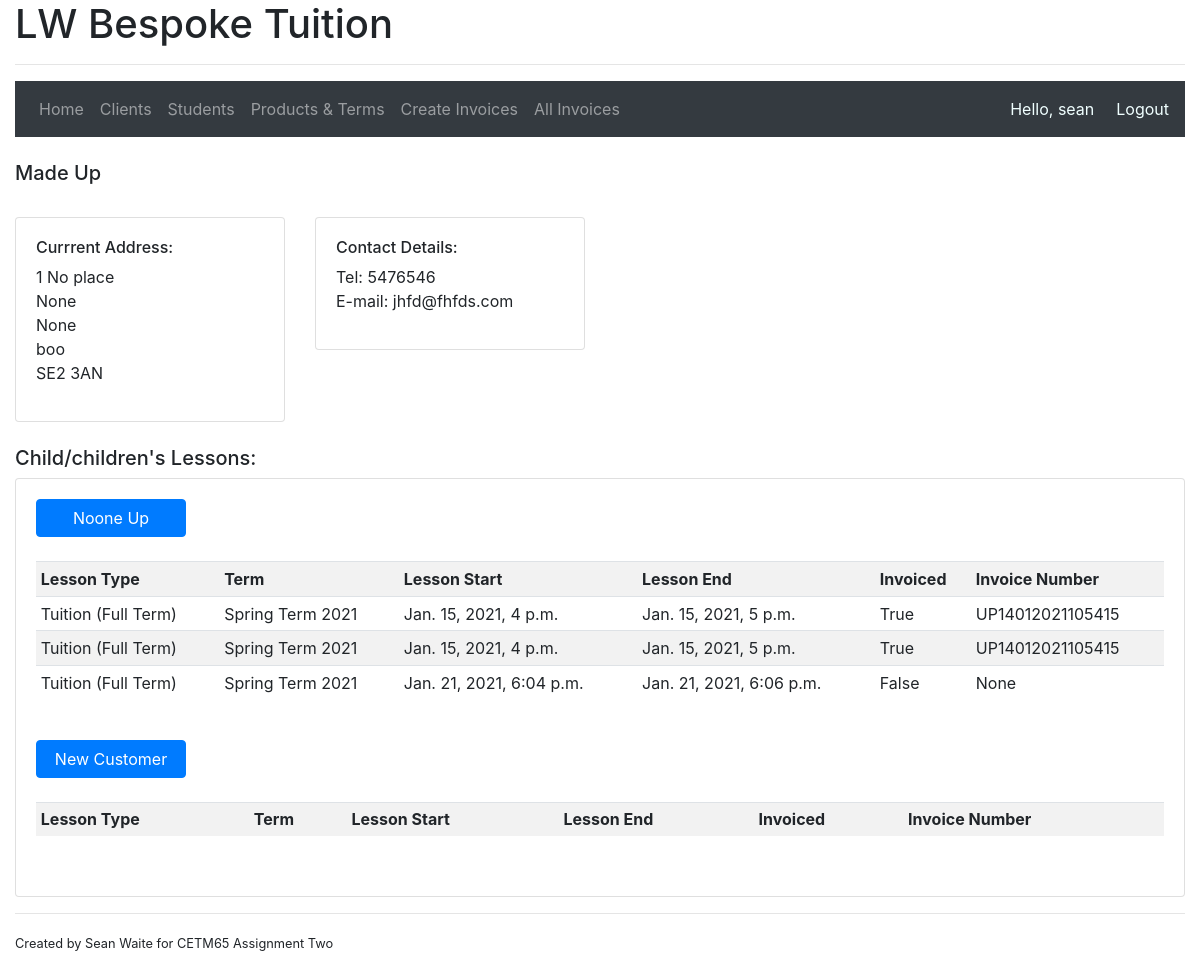
The app's page /yourinfo/2 (signed in), older data.
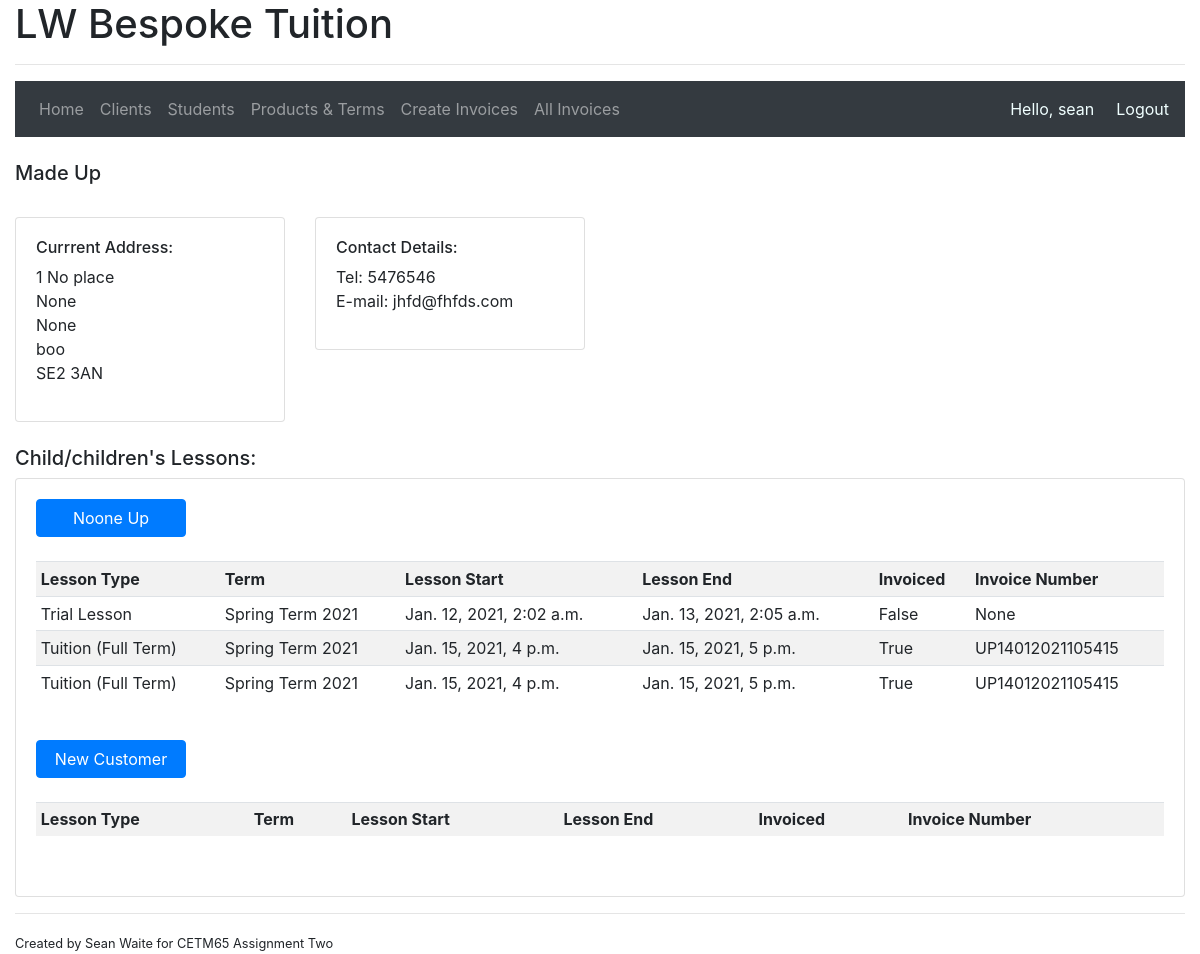
The same page, newer data.
### accounts/models.py (models this page shows, shortened)
class Address(models.Model):
    client = models.ForeignKey(Client, related_name='address', on_delete=models.CASCADE)
    line_one = models.CharField('Address Line One', max_length=100)
    line_two = models.CharField('Address Line Two', max_length=100, null=True, blank=True)
    line_three = models.CharField('Address Line Three', max_length=100, null=True, blank=True)
    town = models.CharField('Town/City', max_length=100)
    postcode = models.CharField(max_length=10)
    effective_from_date = models.DateField(default=now)
    effective_to_date = models.DateField(null=True, blank=True)
    date_inserted = models.DateTimeField(auto_now_add=True)
    class Meta:
        verbose_name = 'Address Details'
        verbose_name_plural = 'Address Details'

class ContactDetails(models.Model):
    client = models.ForeignKey(Client, related_name='contacts', on_delete=models.CASCADE)
    contact_number = models.CharField(max_length=15, validators=[numbers_only])
    email_address = models.CharField(max_length=100, validators=[validate_email], unique=True)
    class Meta:
        verbose_name = 'Contact Details'
        verbose_name_plural = 'Contact Details'

class Student(models.Model):
    YEAR_1 = 1
    YEAR_2 = 2
    YEAR_3 = 3
    YEAR_4 = 4
    YEAR_5 = 5
    YEAR_6 = 6
    YEAR_7 = 7
    YEAR_8 = 8
    YEAR_9 = 9
    YEAR_10 = 10
    YEAR_11 = 11
    NO_SCHOOL = 0
    SCHOOL_YEAR_CHOICES = (
        (YEAR_1, 'Year 1'),
        (YEAR_2, 'Year 2'),
        (YEAR_3, 'Year 3'),
        (YEAR_4, 'Year 4'),
        (YEAR_5, 'Year 5'),
        (YEAR_6, 'Year 6'),
        (YEAR_7, 'Year 7'),
        (YEAR_8, 'Year 8'),
        (YEAR_9, 'Year 9'),
        (YEAR_10, 'Year 10'),
        (YEAR_11, 'Year 11'),
        (NO_SCHOOL, 'No longer in school'),
    )
    parent = models.ManyToManyField(Client)
    forename = models.CharField(max_length=100, validators=[letters_only])
    surname = models.CharField(max_length=100, null=True, blank=True, validators=[letters_only])
    date_of_birth = models.DateField(null=True, blank=True)
    school_year = models.IntegerField(choices=SCHOOL_YEAR_CHOICES, default=1)
    date_inserted = models.DateTimeField(auto_now_add=True)

class Lesson(models.Model):
    student = models.ForeignKey(Student, null=True, related_name='lesson_student', on_delete=models.SET_NULL)
    lesson_type = models.ForeignKey(Products, related_name='lesson_link', on_delete=models.PROTECT)
    term = models.ForeignKey(Term, null=True, related_name='term', on_delete=models.SET_NULL)
    lesson_start = models.DateTimeField()
    lesson_end = models.DateTimeField()
    invoiced = models.BooleanField(default=False)
    invoice_number = models.ForeignKey(Invoices, null=True, blank=True, related_name='invoice_no', on_delete=models.SET_NULL)

class Products(models.Model):
    product_name = models.CharField(max_length=100)
    price = models.DecimalField(max_digits=8, decimal_places=2)
    effective_from_date = models.DateField(default=now)
    effective_to_date = models.DateField(null=True, blank=True)
    date_inserted = models.DateTimeField(auto_now_add=True)
    class Meta:
        verbose_name = 'Product'
        verbose_name_plural = 'Products'
    def __str__(self):
        return str(self.product_name)

class Term(models.Model):
    term_name = models.CharField(max_length=100)
    term_start_date = models.DateField()
    term_end_date = models.DateField()
    half_term_start_date = models.DateField()
    half_term_end_date = models.DateField()
    def __str__(self):
        return str(self.term_name)

class Invoices(models.Model):
    DRAFT = 1
    ISSUED = 2
    UNPAID = 3
    PART_PAID = 4
    PAID = 5
    STATUS_CHOICES = (
        (DRAFT,'Draft'),
        (ISSUED,'Issued'),
        (UNPAID,'Unpaid'),
        (PART_PAID,'Part paid'),
        (PAID, 'Paid'),
    )
    invoice_number = models.CharField(max_length=20, unique=True)
    client = models.ForeignKey(Client, related_name='invoices', on_delete=models.CASCADE)
    status = models.IntegerField(choices=STATUS_CHOICES, default=1)
    total_amount = models.DecimalField(max_digits=8, decimal_places=2)
    amount_paid = models.DecimalField(max_digits=8, decimal_places=2)
    amount_outstanding = models.DecimalField(max_digits=8, decimal_places=2)
    date_created = models.DateTimeField(auto_now_add=True)
    def __str__(self):
        return str(self.invoice_number)

### accounts/decorators.py (the view)
        def wrapper_func(request, *args, **kwargs):
            denied = False
            for roles in allowed_roles:
                if request.user.groups.filter(name = roles).exists():
                    return view_func(request, *args, **kwargs)
                else:
                    denied = True
            if denied == True:
                return redirect('accounts:home')

### accounts/views.py (called while the page is built)
@login_required(login_url='accounts:login')
@allowedUsers(allowed_roles=['admin'])
def client(request, customer):
    clients = Client.objects.get(pk=customer)
    home = clients.address.all()
    contact = clients.contacts.all()
    students = clients.student_set.all()
    lessons = Lesson.objects.filter(student__in=students).order_by('lesson_start')
    context = {'clients': clients, 'address': home,
               'contact': contact, 'students': students, 'lessons': lessons}
    return render(request, 'accounts/client.html', context)

### accounts/templates/accounts/client.html
{% extends "accounts/main.html" %}
{% block main %}
<br>
<h5>{{ clients.forename }} {{ clients.surname }}</h5>
<div class="row">
    <div class = "col-md-3">
        <br>
        <div class="card card-body">
            <ul class="list-unstyled">
                <h6>Currrent Address:</h6>
                {% for home in address %}
                    <li>{{ home.line_one }}</li>
                    <li>{{ home.line_two }}</li>
                    <li>{{ home.line_three }}</li>
                    <li>{{ home.town }}</li>
                    <li>{{ home.postcode }}</li>
                {% endfor %}
            </ul>
        </div>
    </div>
    <div class = "col-md-3">
        <br>
        <div class="card card-body">
            <h6>Contact Details:</h6>
            <ul class="list-unstyled">
            {% for contacts in contact %}
                <li>Tel: {{ contacts.contact_number }}</li>
                <li>E-mail: {{ contacts.email_address }}</li>
            {% endfor %}
            </ul>
        </div>
    </div>
</div>
<br>
<h5>Child/children's Lessons:</h5>
<div class="card card-body">
    {% for student in students %}
    <a style="width: 150px" class="btn btn-primary" href="{% url 'accounts:student' student.pk %}">
            {{ student.forename }} {{student.surname}}</a>
    <br>
    <table class="table table-sm table-striped">
        <tr>
            <th>Lesson Type</th>
            <th>Term</th>
            <th>Lesson Start</th>
            <th>Lesson End</th>
            <th>Invoiced</th>
            <th>Invoice Number</th>
        </tr>
        {% for lesson in lessons %}
            {% if student == lesson.student %}
            <tr>
                <td>{{ lesson.lesson_type }}</td>
                <td>{{ lesson.term }}</td>
                <td>{{ lesson.lesson_start }}</td>
                <td>{{ lesson.lesson_end }}</td>
                <td>{{ lesson.invoiced }}</td>
                <td>{{ lesson.invoice_number }}</td>
            </tr>
            {% endif %}
        {% endfor %}
    </table>
    <br>
    {% endfor %}
</div>
{% endblock %}

Row changes from the older to the newer data that the page shows:
removed Lesson: lesson_type "Tuition (Full Term)", term "Spring Term 2021", lesson_start "Jan. 21, 2021, 6:04 p.m.", lesson_end "Jan. 21, 2021, 6:06 p.m.", invoiced "False", invoice_number "None", shown under Student "Noone"
added Lesson: lesson_type "Trial Lesson", term "Spring Term 2021", lesson_start "Jan. 12, 2021, 2:02 a.m.", lesson_end "Jan. 13, 2021, 2:05 a.m.", invoiced "False", invoice_number "None", shown under Student "Noone"
